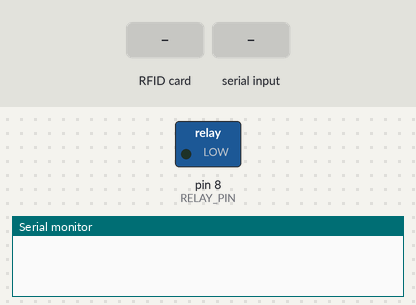
The sketch below on a simulated Arduino Uno, built with avr-gcc and run on an emulated ATmega328P. Parts: switched loads named in the sketch (green lamp = pin HIGH), the last lines printed to the serial monitor. The test bench sets the inputs (shaded band). Pins used as bus, display or sensor lines are not drawn.

Above: at 1.2 s.
1.3 s: RFID card 62 76 8D 4C held to the reader
At 2.3 s:
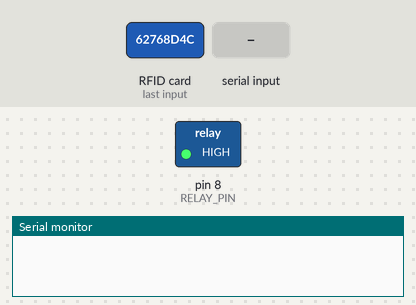
4.3 s: RFID card C2 8A 83 4C held to the reader
At 7.0 s:
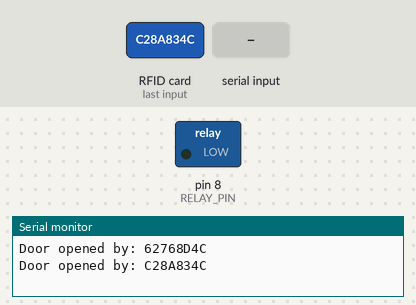
7.3 s: "OPEN_DOOR\n" received over the second serial link
At 8.1 s:
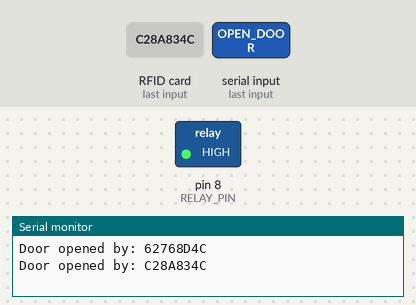
10.3 s: RFID card 82 8C 8D 4C held to the reader
At 12.6 s:
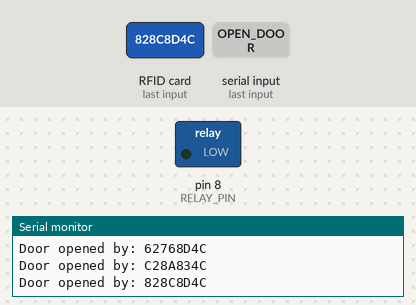
Timing chart, 0 to 14.1 s (numbered marks = the images above; inputs shaded):
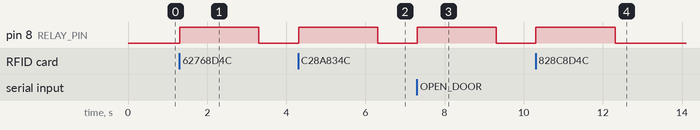

Measured:
- after the input at 1.3 s, pin 8 (RELAY_PIN): LOW → HIGH at once, → LOW 2.0 s later
- after the input at 4.3 s, pin 8 (RELAY_PIN): LOW → HIGH at once, → LOW 2.0 s later
- after the input at 7.3 s, pin 8 (RELAY_PIN): LOW → HIGH at once, → LOW 2.0 s later
- after the input at 10.3 s, pin 8 (RELAY_PIN): LOW → HIGH at once, → LOW 2.0 s later

The sketch:

Arduino-Uno.ino
```cpp
/*
 * SmartHome-Hybrid-IoT - Arduino Uno (دربازکن RFID + پل UART)
 * با ESP32 معمولی (هاب) روی 192.168.1.119 ارتباط سریال دارد.
 */

#include <SPI.h>
#include <MFRC522.h>
#include <SoftwareSerial.h>

#define SS_PIN     10
#define RST_PIN    9
#define RELAY_PIN  8

MFRC522 mfrc522(SS_PIN, RST_PIN);
SoftwareSerial toESP(2, 3);  // RX=2, TX=3

const char* allowedUIDs[] = {
  "62768D4C","C28A834C","828C8D4C","42E18C4C",
  "2CB0B12B","8AB3F0AF","03BAE5F1","63C602F2",
  "8AB825B0","7CB5A62A","1A08F2AF","5C56A42A",
  "6BFAE0EB","8DCC8562","9323EDF1"
};
const int nTags = sizeof(allowedUIDs) / sizeof(allowedUIDs[0]);

void setup() {
  Serial.begin(9600);
  toESP.begin(9600);
  SPI.begin();
  mfrc522.PCD_Init();
  pinMode(RELAY_PIN, OUTPUT);
  digitalWrite(RELAY_PIN, LOW);
}

void loop() {
  // 1. فرمان از هاب (باز کردن درب)
  if (toESP.available()) {
    String cmd = toESP.readStringUntil('\n');
    cmd.trim();
    if (cmd == "OPEN_DOOR") {
      digitalWrite(RELAY_PIN, HIGH);
      delay(2000);
      digitalWrite(RELAY_PIN, LOW);
      toESP.println("DOOR_OPENED_OK");
    }
  }

  // 2. تشخیص کارت RFID
  if (mfrc522.PICC_IsNewCardPresent() && mfrc522.PICC_ReadCardSerial()) {
    String uid = "";
    for (byte i = 0; i < mfrc522.uid.size; i++) {
      if (mfrc522.uid.uidByte[i] < 0x10) uid += "0";
      uid += String(mfrc522.uid.uidByte[i], HEX);
    }
    uid.toUpperCase();

    bool ok = false;
    for (int i = 0; i < nTags; i++) {
      if (uid == allowedUIDs[i]) { ok = true; break; }
    }

    if (ok) {
      digitalWrite(RELAY_PIN, HIGH);
      delay(2000);
      digitalWrite(RELAY_PIN, LOW);
      // ارسال رویداد به هاب
      toESP.print("DOOR_OPEN:");
      toESP.println(uid);
      Serial.print("Door opened by: ");
      Serial.println(uid);
    } else {
      Serial.print("Access denied: ");
      Serial.println(uid);
    }
    mfrc522.PICC_HaltA();
  }
}
```
